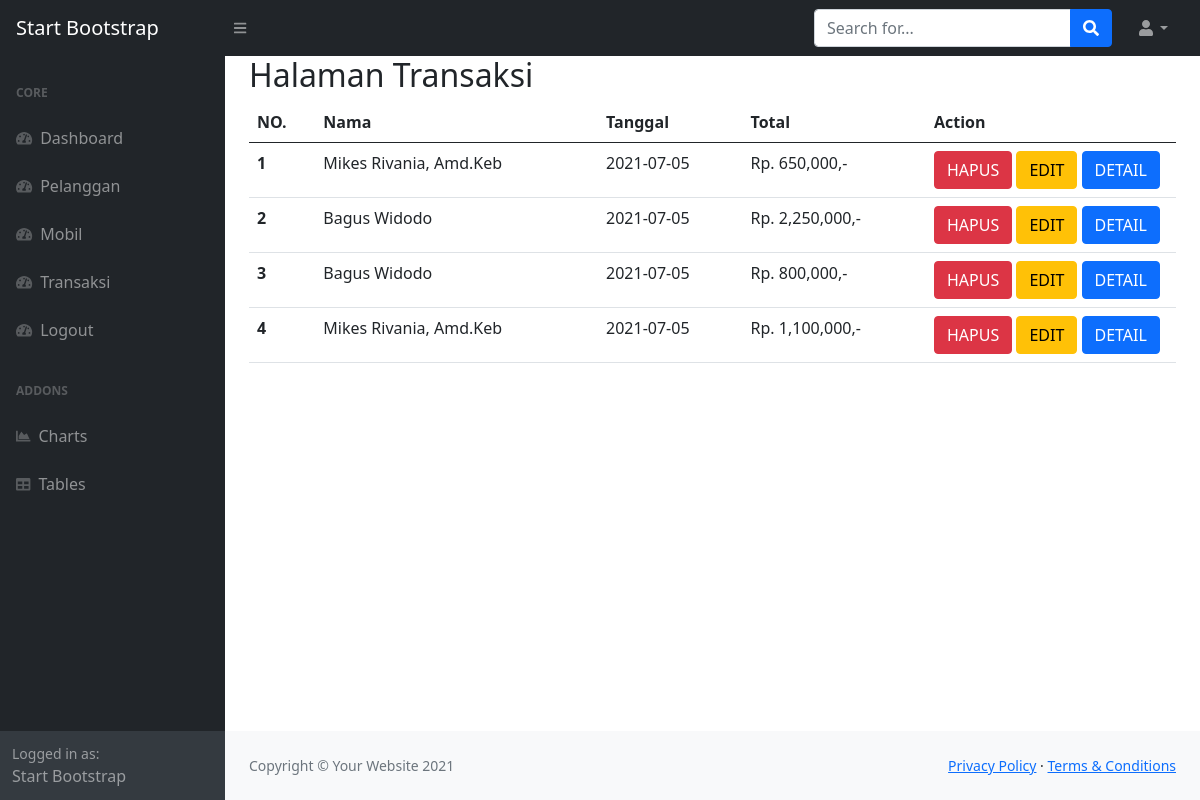
Page /index.php?halaman=transaksi (signed in) on the committed database.
### tables this page shows
CREATE TABLE `tbl_transaksi` (
  `id_transaksi` int(11) NOT NULL,
  `no_ktp` varchar(16) NOT NULL,
  `tanggal` date NOT NULL,
  `total` int(11) NOT NULL
);

CREATE TABLE `tbl_pelanggan` (
  `no_ktp` varchar(16) NOT NULL,
  `nama` varchar(50) NOT NULL,
  `telephone` varchar(15) NOT NULL
);

### transaksi.php (the view)
<h2>Halaman Transaksi</h2>
<table class="table table-hover">
  <thead>
    <tr>
      <th scope="col">NO.</th>
      <th scope="col">Nama</th>
      <th scope="col">Tanggal</th>
      <th scope="col">Total</th>
      <th scope="col" width="250px">Action</th>
    </tr>
  </thead>
  <tbody>
    <?php $nomor = 1; ?>
    <?php $ambil=$koneksi->query("SELECT * FROM tbl_transaksi JOIN tbl_pelanggan ON tbl_transaksi.no_ktp=tbl_pelanggan.no_ktp"); ?>
    <?php while ($data = $ambil->fetch_assoc()) { ?>
    <tr>
      <th scope="row"><?php echo $nomor; ?></th>
      <td><?php echo $data['nama']; ?></td>
      <td><?php echo $data['tanggal']; ?></td>
      <td>Rp. <?php echo number_format($data['total']); ?>,-</td>
      <td>
        <a href="index.php?halaman=hapus_transaksi&id=<?php echo$data['id_transaksi']; ?>" class="btn btn-danger">HAPUS</a>
        <a href="index.php?halaman=edit_transaksi&id=<?php echo$data['id_transaksi']; ?>" class="btn btn-warning">EDIT</a>
        <a href="index.php?halaman=detail&id=<?php echo $data['id_transaksi'];?>" class="btn btn-primary">DETAIL</a>
      </td>
    </tr>
    <?php $nomor++; ?>
    <?php } ?>
  </tbody>
</table>

### rows in the picture
tbl_transaksi: tbl_pelanggan.nama "Mikes Rivania, Amd.Keb", tanggal "2021-07-05", total "650,000"
tbl_transaksi: tbl_pelanggan.nama "Bagus Widodo", tanggal "2021-07-05", total "2,250,000"
tbl_transaksi: tbl_pelanggan.nama "Bagus Widodo", tanggal "2021-07-05", total "800,000"
tbl_transaksi: tbl_pelanggan.nama "Mikes Rivania, Amd.Keb", tanggal "2021-07-05", total "1,100,000"
